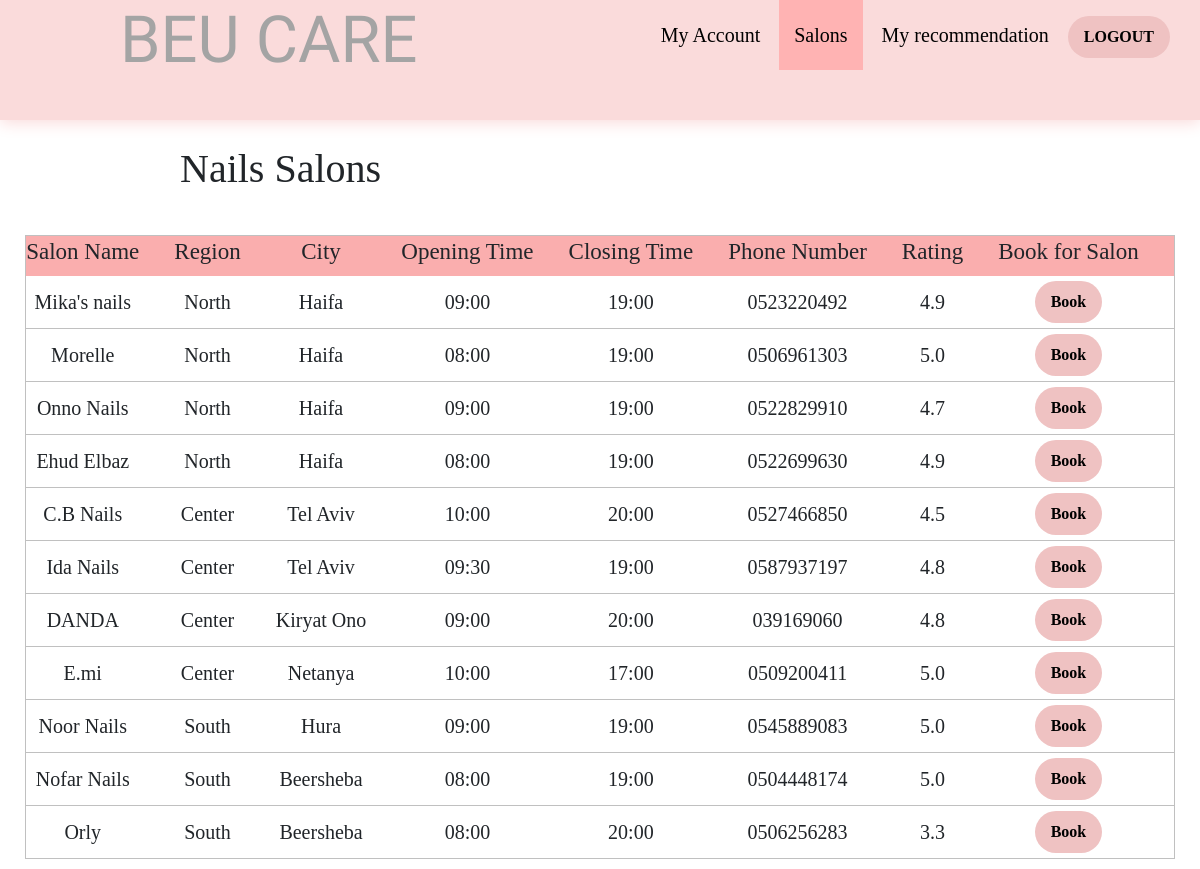
Screenshot of /Mysalon-project/Nailsalon.php with the database file from the repository.
### tables this page shows
CREATE TABLE `salon` (
  `SalonID` int(11) NOT NULL,
  `SalonName` varchar(45) NOT NULL,
  `ServiceId` int(11) NOT NULL,
  `Region` varchar(45) NOT NULL,
  `City` varchar(60) NOT NULL,
  `OpeningTIme` time(2) NOT NULL,
  `ClosingTime` time(2) NOT NULL,
  `Rating` decimal(10,1) DEFAULT NULL,
  `Phonenumber` varchar(45) NOT NULL
);

### Mysalon-project/Nailsalon.php (the view, shortened to what this page needs)
<!DOCTYPE html>
<html lang="en">
<head>
    <link rel="stylesheet" href="https://cdn.jsdelivr.net/npm/bootstrap@4.0.0/dist/css/bootstrap.min.css">
</head>
<body >
<nav>
         <label class="logo">BEU CARE</label>
         <ul>
         <li><a  href="customerpage.php"  style='color:black; text-decoration:none;'>My Account</a></li>
            <li>
               <a class="active" href="#"  style='color:black; text-decoration:none;'>Salons
               </a>
            </li>
            <li><a href="recommed-form.php"  style='color:black; text-decoration:none;'>My recommendation</a></li>
            <button ><a href="logout.php" style='color:black; text-decoration:none;'>LOGOUT</a> </button>
         </ul>
      </nav>
    <h1>Nails Salons</h1>
    <br>
    <table class="content-table" id="branch">
        <thead>
            <tr>
                <th><h2>Salon Name</h2>  </th>
                <th> <h2>Region</h2> </th>
                <th> <h2>City</h2> </th>
                <th> <h2>Opening Time</h2> </th>
                <th> <h2>Closing Time</h2> </th>
                <th> <h2>Phone Number</h2> </th>
                <th> <h2>Rating</h2> </th>
                <th> <h2>Book for Salon</h2> </th>
            </tr>
        </thead>
         <tbody>
        <?php
          $servername="localhost";
          $username="root";
          $password="";
          $database="projectsalons";
          $connection=new mysqli($servername,$username,$password,$database,3307);
        $sql="SELECT  SalonName,Region,City,SalonID,
        cast(OpeningTime as varchar(5)) as OpeningTime,cast(ClosingTime as varchar(5)) AS ClosingTime,Phonenumber,Rating  FROM salon WHERE ServiceId =3";
        $result=$connection->query($sql);
        while($row=$result->fetch_assoc()){
         $salon_id=$row['SalonID'];
        echo "<tr>
        <td>" .$row["SalonName"] ."</td>
        <td>" .$row["Region"] ."</td>
        <td>" .$row["City"] ."</td>
        <td>" .$row["OpeningTime"] ."</td>
        <td>" .$row["ClosingTime"] ."</td>
        <td>" .$row["Phonenumber"] ."</td>
        <td>" .$row["Rating"] ."</td>
        <td><button><a href='bookingpage.php?u_id=$salon_id'  style='color:black; text-decoration:none;'>Book</a></button></td>
     </tr>";
}
?>
</tbody>
</table>
</body>
</html>

### Mysalon-project/Nailsalon.php (style rules this page uses)
.content-table { border-collapse:collapse; margin: 10px 0; font-size:1.23em; min-width: 500px; margin-left:5px; border:1px solid #C0C0C0; margin-left: auto; margin-right: auto; }
.content-table thead tr { background-color:#FAAEAE; text-align:left; }
.content-table tbody tr { border-bottom: 1px solid #C0C0C0; }
h2 { font-family: Lato-Bold; font-size: 23px; line-height: 1.4; padding-right:35px; }
.content-table tbody td { font-family: Lato-Bold; font-size: 20px; padding-right:35px; }
h1 { padding-top:25px; padding-left:180px; }
tr { text-align: center; }
td { padding-top:5px; padding-bottom:5px; }
button { display: inline-block; outline: 0; border: 0; cursor: pointer; background-color:#EFC2C2; border-radius: 60px; padding: 8px 16px; font-size: 16px; font-weight: 700; color: black; line-height: 26px; }
* { margin: 0; padding: 0; list-style: none; text-decoration: none; }
body { user-select: none; font-family: montserrat; }
nav .logo { color: #A4A4A4; font-size: 65px; line-height: 80px; padding: 0 120px; font-family: 'Mouse Memoirs', sans-serif; }
nav { height: 70px; box-shadow: 0 3px 15px #fadbdb; background: #fadbdb; height: 120px; width: 100%; padding: auto; }
nav ul { float: right; margin-right: 30px; }
nav ul li { display: inline-block; }
nav ul li a { color:black; text-decoration:none; display: block; padding: 0 15px; line-height: 70px; font-size: 20px; background: #fadbdb; transition: .5s; }
nav ul li a:hover, nav ul li a.active { background: #FFB3B3; transition: .5s; text-decoration:none; }
h2 { text-align: center; }

### rows the page displays
salon: SalonName "Mika's nails", Region "North", City "Haifa", OpeningTime "09:00", ClosingTime "19:00", Phonenumber "0523220492", Rating "4.9"
salon: SalonName "Morelle", Region "North", City "Haifa", OpeningTime "08:00", ClosingTime "19:00", Phonenumber "0506961303", Rating "5.0"
salon: SalonName "Onno Nails", Region "North", City "Haifa", OpeningTime "09:00", ClosingTime "19:00", Phonenumber "0522829910", Rating "4.7"
salon: SalonName "Ehud Elbaz", Region "North", City "Haifa", OpeningTime "08:00", ClosingTime "19:00", Phonenumber "0522699630", Rating "4.9"
salon: SalonName "C.B Nails", Region "Center", City "Tel Aviv", OpeningTime "10:00", ClosingTime "20:00", Phonenumber "0527466850", Rating "4.5"
salon: SalonName "Ida Nails", Region "Center", City "Tel Aviv", OpeningTime "09:30", ClosingTime "19:00", Phonenumber "0587937197", Rating "4.8"
salon: SalonName "DANDA", Region "Center", City "Kiryat Ono", OpeningTime "09:00", ClosingTime "20:00", Phonenumber "039169060", Rating "4.8"
salon: SalonName "E.mi", Region "Center", City "Netanya", OpeningTime "10:00", ClosingTime "17:00", Phonenumber "0509200411", Rating "5.0"
salon: SalonName "Noor Nails", Region "South", City "Hura", OpeningTime "09:00", ClosingTime "19:00", Phonenumber "0545889083", Rating "5.0"
salon: SalonName "Nofar Nails", Region "South", City "Beersheba", OpeningTime "08:00", ClosingTime "19:00", Phonenumber "0504448174", Rating "5.0"
salon: SalonName "Orly", Region "South", City "Beersheba", OpeningTime "08:00", ClosingTime "20:00", Phonenumber "0506256283", Rating "3.3"
